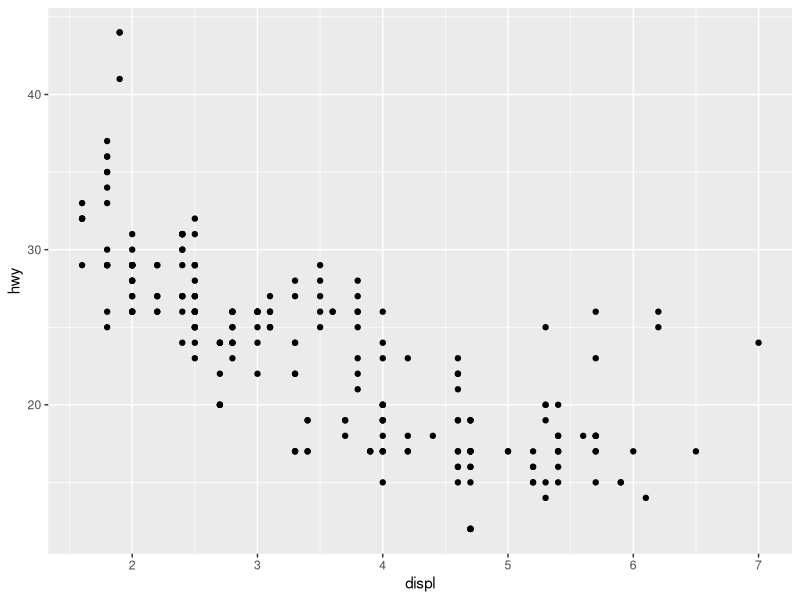
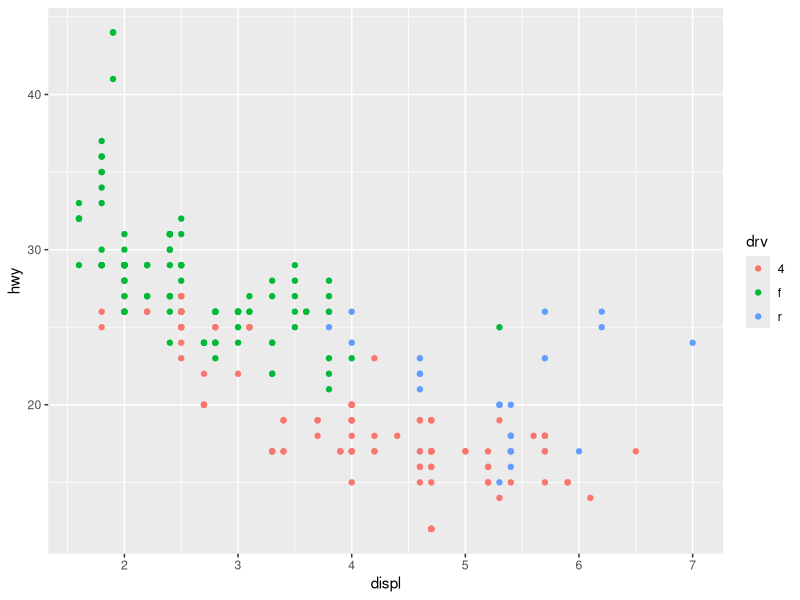
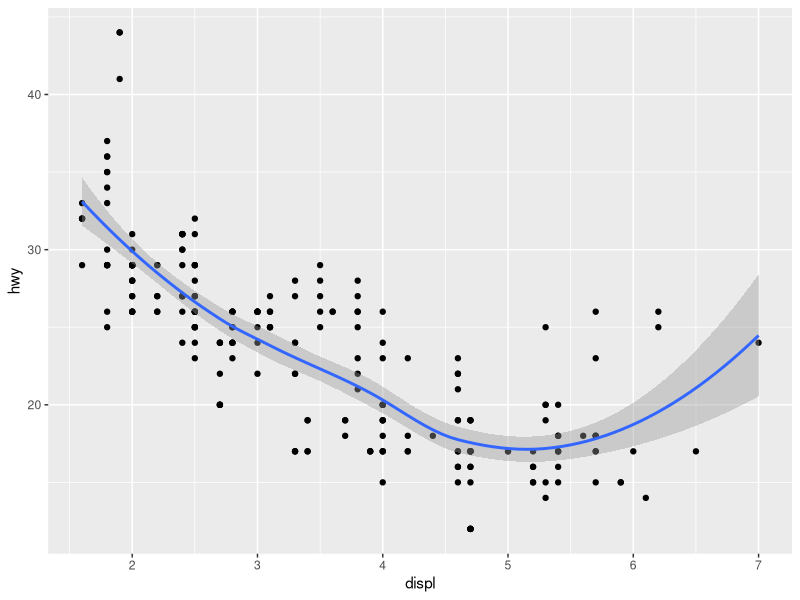
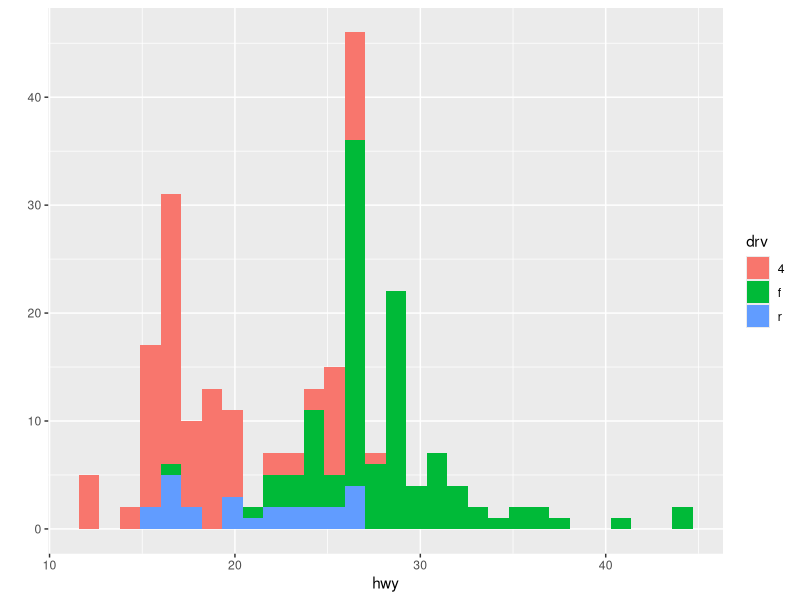
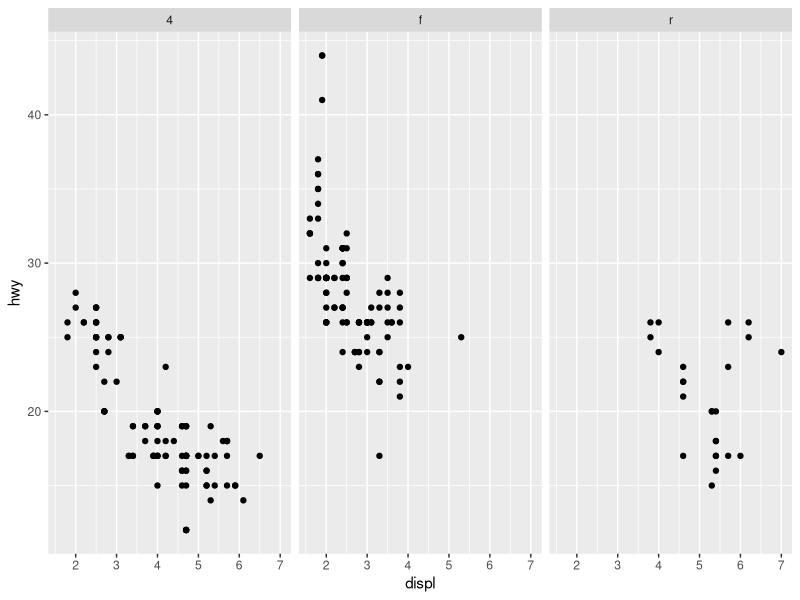
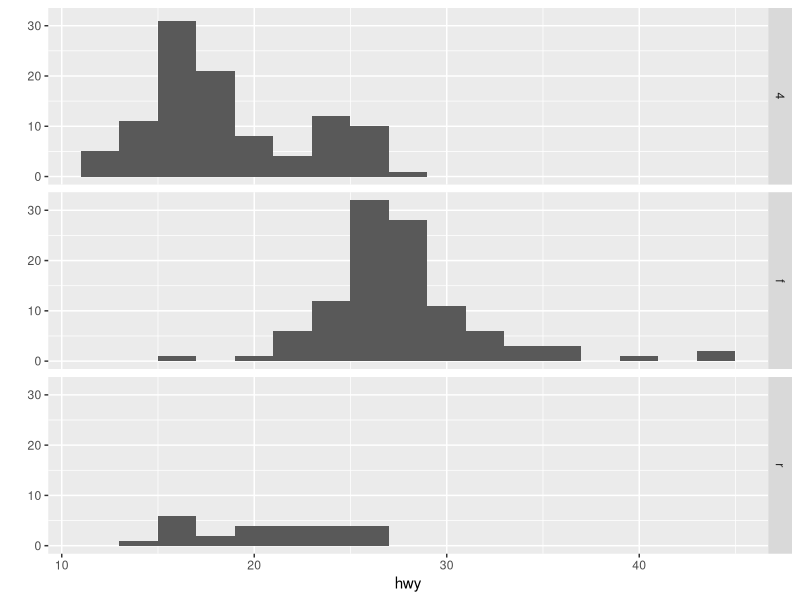
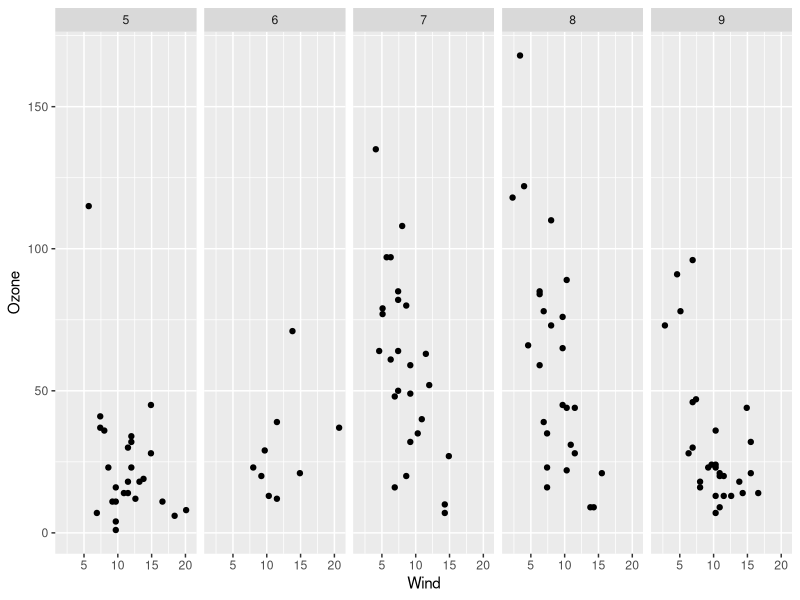
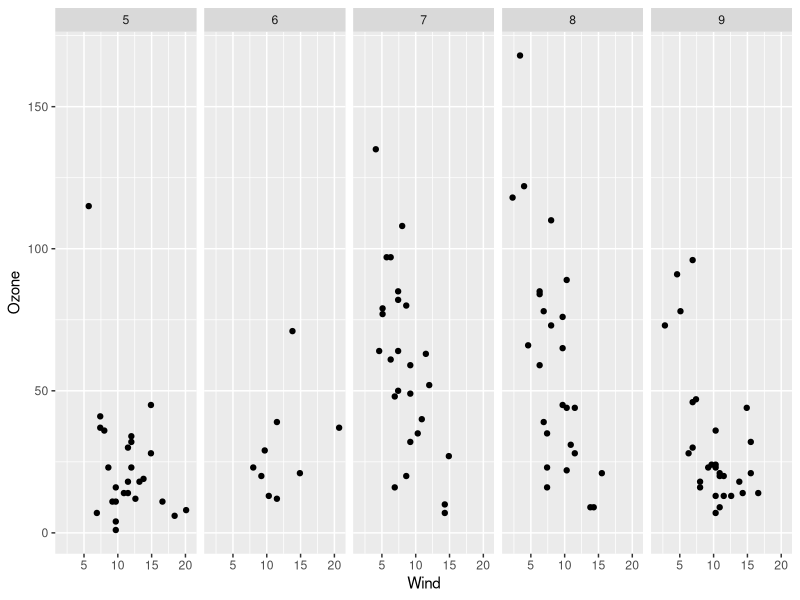

Reproduce these figures in R, in order. (Note: this script raises an error after producing the figures.)
library(ggplot2)
str(mpg)
#Simple grapichs
p <- qplot(displ , hwy , data = mpg)
print(p)

#Adding color
p <- qplot(displ , hwy , data = mpg, color=drv)
print(p)


#Adding trend line
p <- qplot(displ , hwy , data = mpg,geom = c("point","smooth"))
print(p)

#Adding histogram just one variable
p <- qplot( hwy , data = mpg, fill=drv)
print(p)

##Facets or panels

p <- qplot(displ,hwy,data=mpg,facets=.~drv)	
print(p)

p<-qplot(hwy,data=mpg,facets=drv~.,binwidth=2)
print(p)
	

library(datasets)
data(airquality)
p<-qplot(Wind, Ozone, data = airquality, facets = . ~ factor(Month))
print(p)
	
airquality = transform(airquality, Month = factor(Month))
p<-qplot(Wind, Ozone, data = airquality, facets = . ~ Month)
print(p)

 p<-qplot(votes, rating, data = movies) + stats_smooth("loess")
 print(p)